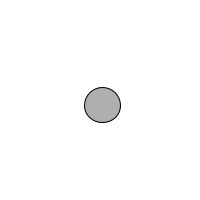
Frame 1 (no input)
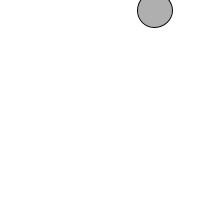
Frame 60 (the mouse pressed at the canvas centre just before this capture)
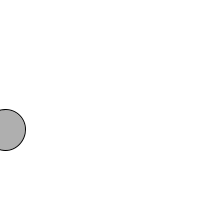
Frame 120 (the mouse held since frame 60 and released just before this capture)

The Processing sketch that drew these frames (run headless with seeded random() and noise(); from frame 60 on, the mouse is pressed at the canvas centre):

// Processing sketch: h_w_2_2
// ── h_w_2_2.pde
// The Nature of Code
// Daniel Shiffman
// http://natureofcode.com

// Example 1-2: Bouncing Ball, with PVector!

Ball b;

void setup() {
  size(200, 200);
  b = new Ball();
}

void draw() {
  background(255);
  b.update();
  b.display();
}

// ── Ball.pde
class Ball {
  PVector position;
  PVector velocity;
  float r;
  
  Ball() {
    position = new PVector(100, 100);
    velocity = new PVector(2.5, 5);
    r=0;
  }

  void update() {
    PVector mouse = new PVector(mouseX,mouseY);
    r=50-mouse.dist(position)/10;
    // Add the current speed to the position.
    position.add(velocity);
    if ((position.x > width) || (position.x < 0)) {
      velocity.x = velocity.x * -1;
    }
    if ((position.y > height) || (position.y < 0)) {
      velocity.y = velocity.y * -1;
    }
  }
  void display() {
    // Display circle at x position
    stroke(0);
    fill(175);
    ellipse(position.x, position.y, r, r);
  }
}
